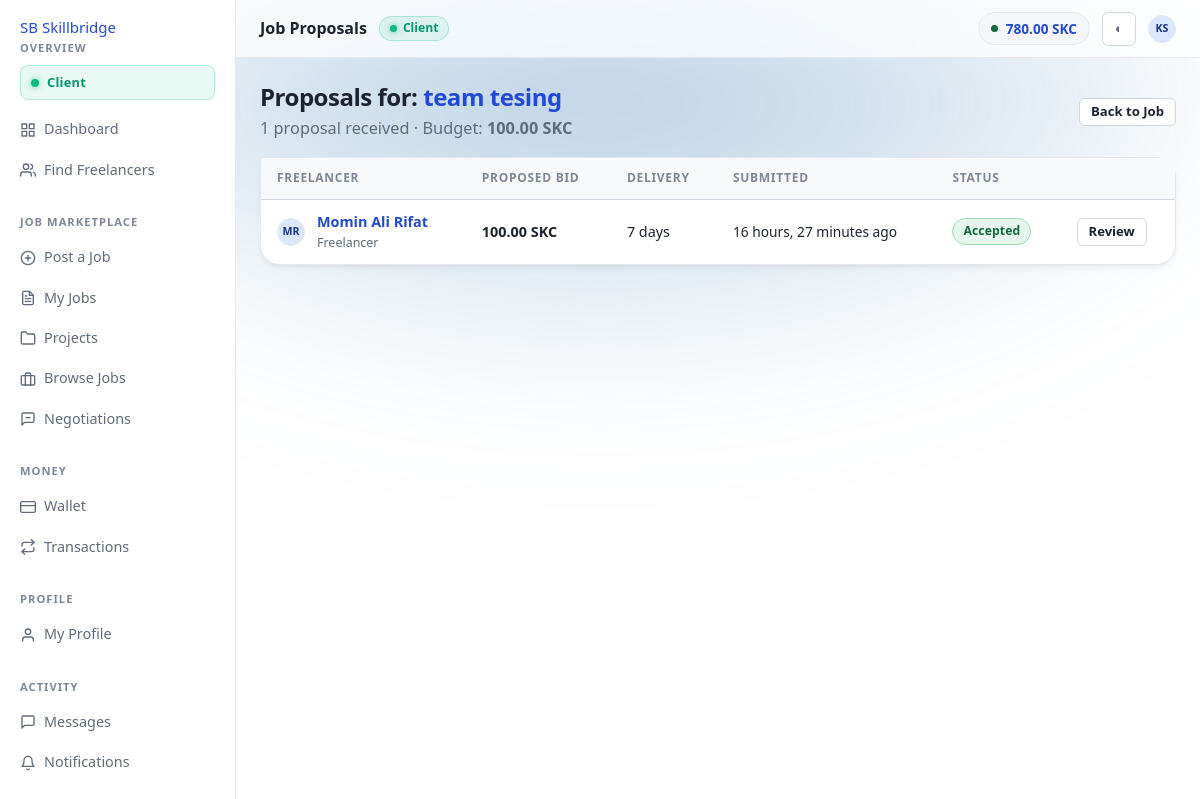
The app's page /proposals/job/ccbf8d80-43c9-4651-b1d5-843ed627096c/ (signed in) with its own data.
### apps/wallets/models.py (models this page shows, shortened)
class Wallet(TimeStampedModel):
    user = models.OneToOneField(settings.AUTH_USER_MODEL, on_delete=models.PROTECT, related_name='wallet')
    available_balance = MoneyField(help_text='Spendable SkillCoin.')
    reserved_balance = MoneyField(help_text='Locked for published job budgets or a pending withdrawal.')
    escrow_balance = MoneyField(help_text='Committed to funded projects.')
    lifetime_deposited = MoneyField()
    lifetime_withdrawn = MoneyField()
    lifetime_earned = MoneyField()
    lifetime_spent = MoneyField()
    is_frozen = models.BooleanField(default=False, help_text='Admin freeze — blocks every outgoing movement.')
    frozen_reason = models.CharField(max_length=300, blank=True)
    version = models.PositiveBigIntegerField(default=0, help_text='Incremented on every mutation; detects lost updates.')
    class Meta:
        constraints = [models.CheckConstraint(check=models.Q(available_balance__gte=ZERO), name='wallet_available_non_negative'), models.CheckConstraint(check=models.Q(reserved_balance__gte=ZERO), name='wallet_reserved_non_negative'), models.CheckConstraint(check=models.Q(escrow_balance__gte=ZERO), name='wallet_escrow_non_negative')]

### apps/accounts/models.py (models this page shows, shortened)
class User(AbstractBaseUser, PermissionsMixin, UUIDModel, TimeStampedModel):
    class Status(models.TextChoices):
        ACTIVE = ('ACTIVE', 'Active')
        SUSPENDED = ('SUSPENDED', 'Suspended')
        BANNED = ('BANNED', 'Banned')
        CLOSED = ('CLOSED', 'Closed')
    email = models.EmailField(unique=True, db_index=True)
    username = models.CharField(max_length=50, unique=True, db_index=True, validators=[USERNAME_VALIDATOR])
    first_name = models.CharField(max_length=80, blank=True)
    last_name = models.CharField(max_length=80, blank=True)
    role = models.CharField(max_length=12, choices=Role.choices, db_index=True)
    is_email_verified = models.BooleanField(default=False, db_index=True)
    email_verified_at = models.DateTimeField(null=True, blank=True)
    status = models.CharField(max_length=10, choices=Status.choices, default=Status.ACTIVE, db_index=True)
    suspension_reason = models.TextField(blank=True)
    suspended_until = models.DateTimeField(null=True, blank=True)
    is_active = models.BooleanField(default=True)
    is_staff = models.BooleanField(default=False)
    date_joined = models.DateTimeField(default=timezone.now)
    last_seen_at = models.DateTimeField(null=True, blank=True)
    avatar = models.ImageField(upload_to='avatars/%Y/%m/', null=True, blank=True)
    objects = UserManager()
    USERNAME_FIELD = 'email'
    REQUIRED_FIELDS = ['username']
    class Meta:
        ordering = ('-date_joined',)
        indexes = [models.Index(fields=['role', 'status']), models.Index(fields=['-date_joined'])]
    @property
    def full_name(self) -> str:
        name = f'{self.first_name} {self.last_name}'.strip()
        return name or self.username
    @property
    def initials(self) -> str:
        parts = [p for p in (self.first_name, self.last_name) if p]
        if parts:
            return ''.join((p[0] for p in parts[:2])).upper()
        return self.username[:2].upper()
    @property
    def is_client(self) -> bool:
        return self.role == Role.CLIENT
    @property
    def is_freelancer(self) -> bool:
        return self.role == Role.FREELANCER
    @property
    def is_platform_admin(self) -> bool:
        return self.role == Role.ADMIN or self.is_superuser
    @property
    def is_usable(self) -> bool:
        if not self.is_active or self.status in {self.Status.BANNED, self.Status.CLOSED}:
            return False
        if self.status == self.Status.SUSPENDED:
            if self.suspended_until and self.suspended_until <= timezone.now():
                return True
            return False
        return True

### apps/marketplace/models.py (models this page shows, shortened)
class Job(SoftDeleteModel, BaseModel):
    class Status(models.TextChoices):
        DRAFT = ('DRAFT', 'Draft')
        OPEN = ('OPEN', 'Open')
        PROPOSAL_RECEIVED = ('PROPOSAL_RECEIVED', 'Proposals received')
        NEGOTIATING = ('NEGOTIATING', 'Negotiating')
        HIRED = ('HIRED', 'Freelancer hired')
        IN_PROGRESS = ('IN_PROGRESS', 'In progress')
        COMPLETED = ('COMPLETED', 'Completed')
        CANCELLED = ('CANCELLED', 'Cancelled')
    class JobType(models.TextChoices):
        FIXED = ('FIXED', 'Fixed price')
        HOURLY = ('HOURLY', 'Hourly')
        MILESTONE = ('MILESTONE', 'Milestone based')
    class Complexity(models.TextChoices):
        SIMPLE = ('SIMPLE', 'Simple')
        INTERMEDIATE = ('INTERMEDIATE', 'Intermediate')
        COMPLEX = ('COMPLEX', 'Complex')
        EXPERT = ('EXPERT', 'Expert')
    class Experience(models.TextChoices):
        ENTRY = ('ENTRY', 'Entry level')
        INTERMEDIATE = ('INTERMEDIATE', 'Intermediate')
        EXPERT = ('EXPERT', 'Expert')
    PUBLIC_STATUSES = [Status.OPEN, Status.PROPOSAL_RECEIVED, Status.NEGOTIATING, Status.HIRED, Status.IN_PROGRESS, Status.COMPLETED]
    OPEN_STATUSES = [Status.OPEN, Status.PROPOSAL_RECEIVED, Status.NEGOTIATING]
    CANCELLABLE_STATUSES = [Status.DRAFT, Status.OPEN, Status.PROPOSAL_RECEIVED, Status.NEGOTIATING]
    client = models.ForeignKey(settings.AUTH_USER_MODEL, on_delete=models.PROTECT, related_name='jobs')
    title = models.CharField(max_length=200)
    slug = models.SlugField(max_length=240, db_index=True)
    category = models.ForeignKey('profiles.Category', on_delete=models.PROTECT, related_name='jobs')
    description = models.TextField()
    requirements = models.TextField(blank=True)
    skills = models.ManyToManyField('profiles.Skill', related_name='jobs', blank=True)
    budget = MoneyField(help_text='Committed budget; reserved on publish.')
    job_type = models.CharField(max_length=10, choices=JobType.choices, default=JobType.FIXED)
    complexity = models.CharField(max_length=12, choices=Complexity.choices, default=Complexity.INTERMEDIATE)
    experience_level = models.CharField(max_length=12, choices=Experience.choices, default=Experience.INTERMEDIATE)
    deadline = models.DateTimeField()
    estimated_days = models.PositiveSmallIntegerField(null=True, blank=True)
    people_required = models.PositiveSmallIntegerField(default=1, help_text='How many freelancers the work needs.')
    team_required = models.BooleanField(default=False, help_text='The hired freelancer is expected to build a team.')
    status = models.CharField(max_length=18, choices=Status.choices, default=Status.DRAFT, db_index=True)
    is_featured = models.BooleanField(default=False, db_index=True)
    visibility_note = models.CharField(max_length=200, blank=True)
    published_at = models.DateTimeField(null=True, blank=True, db_index=True)
    budget_reserved_at = models.DateTimeField(null=True, blank=True)
    reserve_transaction = models.ForeignKey('wallets.WalletTransaction', on_delete=models.SET_NULL, null=True, blank=True, related_name='reserved_jobs')
    reserved_amount = MoneyField(help_text='Currently held in reserve for this job.')
    hired_freelancer = models.ForeignKey(settings.AUTH_USER_MODEL, on_delete=models.SET_NULL, null=True, blank=True, related_name='hired_jobs')
    hired_at = models.DateTimeField(null=True, blank=True)
    cancelled_at = models.DateTimeField(null=True, blank=True)
    cancellation_reason = models.TextField(blank=True)
    completed_at = models.DateTimeField(null=True, blank=True)
    proposal_count = models.PositiveIntegerField(default=0, db_index=True)
    view_count = models.PositiveIntegerField(default=0)
    message_count = models.PositiveIntegerField(default=0)
    is_flagged = models.BooleanField(default=False)
    moderation_note = models.CharField(max_length=300, blank=True)
    search_text = models.TextField(blank=True, editable=False, db_index=True)
    objects = JobQuerySet.as_manager()
    class Meta:
        ordering = ('-published_at', '-created_at')
        indexes = [models.Index(fields=['status', '-published_at']), models.Index(fields=['client', '-created_at']), models.Index(fields=['category', 'status']), models.Index(fields=['-budget']), models.Index(fields=['deadline']), models.Index(fields=['search_text'], name='job_search_text')]
        constraints = [models.CheckConstraint(check=models.Q(budget__gt=ZERO), name='job_budget_positive'), models.CheckConstraint(check=models.Q(people_required__gte=1), name='job_people_required_min'), models.CheckConstraint(check=~models.Q(status__in=['OPEN', 'PROPOSAL_RECEIVED', 'NEGOTIATING']) | models.Q(budget_reserved_at__isnull=False), name='job_open_requires_reservation')]
    def get_absolute_url(self) -> str:
        return reverse('marketplace:job_detail', args=[self.public_id])

### apps/proposals/models.py (models this page shows, shortened)
class Proposal(BaseModel):
    class Status(models.TextChoices):
        SUBMITTED = ('SUBMITTED', 'Submitted')
        UNDER_REVIEW = ('UNDER_REVIEW', 'Under review')
        NEGOTIATING = ('NEGOTIATING', 'Negotiating')
        ACCEPTED = ('ACCEPTED', 'Accepted')
        REJECTED = ('REJECTED', 'Rejected')
        WITHDRAWN = ('WITHDRAWN', 'Withdrawn')
    OPEN_STATUSES = [Status.SUBMITTED, Status.UNDER_REVIEW, Status.NEGOTIATING]
    job = models.ForeignKey('marketplace.Job', on_delete=models.CASCADE, related_name='proposals')
    freelancer = models.ForeignKey(settings.AUTH_USER_MODEL, on_delete=models.CASCADE, related_name='proposals')
    cover_letter = models.TextField(max_length=5000, help_text='Explain your approach, relevant experience, and why you are the best fit.')
    proposed_amount = MoneyField(help_text='Proposed budget in SkillCoin.')
    estimated_days = models.PositiveSmallIntegerField(default=7, help_text='Estimated working days to complete the job.')
    deliverables = models.TextField(blank=True, max_length=3000, help_text='List of deliverables or milestones proposed, one per line.')
    revision_limit = models.PositiveSmallIntegerField(default=2, help_text='Number of free review/revision rounds included.')
    additional_message = models.TextField(blank=True, max_length=2000, help_text='Optional note regarding availability, calls, or prerequisites.')
    status = models.CharField(max_length=20, choices=Status.choices, default=Status.SUBMITTED, db_index=True)
    rejection_reason = models.TextField(blank=True)
    responded_at = models.DateTimeField(null=True, blank=True)
    objects = ProposalQuerySet.as_manager()
    class Meta:
        ordering = ('-created_at',)
        indexes = [models.Index(fields=['job', 'status']), models.Index(fields=['freelancer', 'status']), models.Index(fields=['status', '-created_at'])]
        constraints = [models.CheckConstraint(check=models.Q(proposed_amount__gt=ZERO), name='proposal_amount_positive'), models.CheckConstraint(check=models.Q(estimated_days__gte=1), name='proposal_estimated_days_positive'), models.UniqueConstraint(fields=['job', 'freelancer'], condition=~models.Q(status='WITHDRAWN'), name='unique_active_proposal_per_job')]
    def get_absolute_url(self) -> str:
        return reverse('proposals:detail', args=[self.public_id])

### apps/proposals/views.py (the view)
@verified_required
def proposals_for_job_view(request, job_id):
    job = get_object_or_404(Job.objects.alive(), public_id=job_id)
    if job.client_id != request.user.pk and (not request.user.is_platform_admin):
        messages.error(request, 'Only the client who posted the job can view all proposals.')
        return redirect(job.get_absolute_url())
    proposals_qs = selectors.proposals_for_job(job)
    page, querystring = paginate(request, proposals_qs, 12)
    return render(request, 'proposals/job_proposals.html', {'job': job, 'page': page, 'querystring': querystring, 'total': page.paginator.count, 'nav_section': 'jobs', 'page_title': f'Proposals for “{job.title}”'})

### apps/proposals/templates/proposals/job_proposals.html (shortened to what this page needs)
{% extends "layouts/dashboard.html" %}
{% load static %}
{% block page_heading %}Job Proposals{% endblock %}
{% block content %}
<div class="page-head" style="margin-bottom:var(--gap-4)">
  <div class="row row--between row--wrap">
    <div>
      <h1 style="font-size:1.5rem;margin-bottom:4px">
        Proposals for: <a href="{{ job.get_absolute_url }}">{{ job.title }}</a>
      </h1>
      <p class="lede">
        {{ total }} proposal{{ total|pluralize }} received · Budget: <span class="coin bold">{{ job.budget|coins }}</span>
      </p>
    </div>
    <a class="btn btn--secondary btn--sm" href="{{ job.get_absolute_url }}">Back to Job</a>
  </div>
</div>
{% if page.object_list %}
  <div class="card card--flush">
    <div class="table-wrap">
      <table class="table">
        <thead>
          <tr>
            <th>Freelancer</th>
            <th>Proposed Bid</th>
            <th>Delivery</th>
            <th>Submitted</th>
            <th>Status</th>
            <th></th>
          </tr>
        </thead>
        <tbody>
          {% for p in page.object_list %}
            <tr>
              <td>
                <div class="identity">
                  <span class="avatar avatar--sm">{{ p.freelancer.initials }}</span>
                  <div>
                    <a class="bold" href="{{ p.get_absolute_url }}">{{ p.freelancer.full_name }}</a>
                    <div class="tiny muted">{{ p.freelancer.freelancer_profile.headline|default:"Freelancer" }}</div>
                  </div>
                </div>
              </td>
              <td class="coin bold">{{ p.proposed_amount|coins }}</td>
              <td>{{ p.estimated_days }} days</td>
              <td class="small text-muted">{{ p.created_at|timesince }} ago</td>
              <td>{% status_pill p.status %}</td>
              <td class="right">
                <a class="btn btn--secondary btn--sm" href="{{ p.get_absolute_url }}">Review</a>
              </td>
            </tr>
          {% endfor %}
        </tbody>
      </table>
    </div>
  </div>
{% else %}
  {% include "components/empty-state.html" with title="No proposals received yet" body="As soon as qualified freelancers review your brief and submit terms, they will appear here." %}
{% endif %}
{% endblock %}

### templates/layouts/dashboard.html (shortened to what this page needs)
{% extends "base.html" %}
{% load static %}
{% block shell_css %}<link rel="stylesheet" href="{% static 'css/dashboard.css' %}?v=4.0">{% endblock %}
{% block chrome %}
<div class="app">
  <aside class="app-side">
    <a class="brand" href="{% url 'home' %}">
      <span class="brand__mark" aria-hidden="true">SB</span> Skillbridge
    </a>
    {% include "components/sidebar.html" %}
  </aside>
  <div class="app-main">
    <header class="app-top">
      <span class="app-top__title">{% block page_heading %}{% endblock %}</span>
      {% if user.is_freelancer %}
        <span class="top-role-badge top-role-badge--freelancer"><span class="role-pulse-dot"></span> Freelancer</span>
      {% elif user.is_client %}
        <span class="top-role-badge top-role-badge--client"><span class="role-pulse-dot"></span> Client</span>
      {% endif %}
      {% if wallet %}
        <a class="wallet-chip hide-sm" href="{% url 'wallets:wallet' %}" title="Available balance">
          <span class="wallet-chip__dot" aria-hidden="true"></span>
          {{ wallet.available_balance|coin }} {{ SKILLCOIN.CODE }}
        </a>
      {% endif %}
      <button class="icon-btn" type="button" data-theme-toggle aria-label="Switch colour theme">◐</button>
      <a class="avatar avatar--sm" href="{% url 'accounts:settings' %}" title="{{ user.full_name }}">
        {% if user.avatar %}<img src="{{ user.avatar.url }}" alt="">{% else %}{{ user.initials }}{% endif %}
      </a>
    </header>
    <main id="main" class="app-body{% block body_class %}{% endblock %}">
      {% block content %}{% endblock %}
    </main>
  </div>
</div>
{% endblock %}

### records on screen
Wallet: available_balance|coin "780.00"
User: initials "KS"
Job: title "team tesing", budget|coins "100.00 SKC"
Proposal: freelancer.initials "MR", freelancer.full_name "Momin Ali Rifat", freelancer.freelancer_profile.headline "Freelancer", proposed_amount|coins "100.00 SKC", estimated_days "7", created_at "16 hours, 27 minutes", status "Accepted"

### other values on screen
{{ SKILLCOIN.CODE }} "SKC"
{{ total }} "1"
